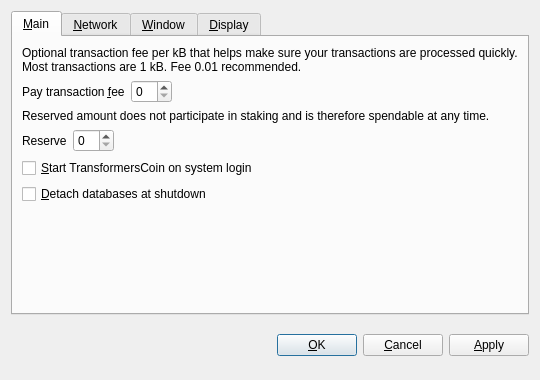
<?xml version="1.0" encoding="UTF-8"?>
<ui version="4.0">
 <class>OptionsDialog</class>
 <widget class="QDialog" name="OptionsDialog">
  <property name="geometry">
   <rect>
    <x>0</x>
    <y>0</y>
    <width>540</width>
    <height>380</height>
   </rect>
  </property>
  <property name="windowTitle">
   <string>Options</string>
  </property>
  <property name="modal">
   <bool>true</bool>
  </property>
  <layout class="QVBoxLayout" name="verticalLayout">
   <item>
    <widget class="QTabWidget" name="tabWidget">
     <property name="tabPosition">
      <enum>QTabWidget::North</enum>
     </property>
     <property name="currentIndex">
      <number>0</number>
     </property>
     <widget class="QWidget" name="tabMain">
      <attribute name="title">
       <string>&amp;Main</string>
      </attribute>
      <layout class="QVBoxLayout" name="verticalLayout_Main">
       <item>
        <widget class="QLabel" name="transactionFeeInfoLabel">
         <property name="text">
          <string>Optional transaction fee per kB that helps make sure your transactions are processed quickly. Most transactions are 1 kB. Fee 0.01 recommended.</string>
         </property>
         <property name="textFormat">
          <enum>Qt::PlainText</enum>
         </property>
         <property name="wordWrap">
          <bool>true</bool>
         </property>
        </widget>
       </item>
       <item>
        <layout class="QHBoxLayout" name="horizontalLayoutFee">
         <item>
          <widget class="QLabel" name="transactionFeeLabel">
           <property name="text">
            <string>Pay transaction &amp;fee</string>
           </property>
           <property name="textFormat">
            <enum>Qt::PlainText</enum>
           </property>
           <property name="buddy">
            <cstring>transactionFee</cstring>
           </property>
          </widget>
         </item>
         <item>
          <widget class="BitcoinAmountField" name="transactionFee"/>
         </item>
         <item>
          <spacer name="horizontalSpacerFee">
           <property name="orientation">
            <enum>Qt::Horizontal</enum>
           </property>
           <property name="sizeHint" stdset="0">
            <size>
             <width>40</width>
             <height>20</height>
            </size>
           </property>
          </spacer>
         </item>
        </layout>
       </item>
       <item>
        <widget class="QLabel" name="reserveBalanceInfoLabel">
         <property name="text">
          <string>Reserved amount does not participate in staking and is therefore spendable at any time.</string>
         </property>
         <property name="textFormat">
          <enum>Qt::PlainText</enum>
         </property>
         <property name="wordWrap">
          <bool>true</bool>
         </property>
        </widget>
       </item>
       <item>
        <layout class="QHBoxLayout" name="horizontalLayoutReserveBalance">
         <item>
          <widget class="QLabel" name="reserveBalanceLabel">
           <property name="text">
            <string>Reserve</string>
           </property>
           <property name="textFormat">
            <enum>Qt::PlainText</enum>
           </property>
           <property name="buddy">
            <cstring>reserveBalance</cstring>
           </property>
          </widget>
         </item>
         <item>
          <widget class="BitcoinAmountField" name="reserveBalance"/>
         </item>
         <item>
          <spacer name="horizontalSpacerReserveBalance">
           <property name="orientation">
            <enum>Qt::Horizontal</enum>
           </property>
           <property name="sizeHint" stdset="0">
            <size>
             <width>40</width>
             <height>20</height>
            </size>
           </property>
          </spacer>
         </item>
        </layout>
       </item>
       <item>
        <widget class="QCheckBox" name="bitcoinAtStartup">
         <property name="toolTip">
          <string>Automatically start TransformersCoin after logging in to the system.</string>
         </property>
         <property name="text">
          <string>&amp;Start TransformersCoin on system login</string>
         </property>
        </widget>
       </item>
       <item>
        <widget class="QCheckBox" name="detachDatabases">
         <property name="toolTip">
          <string>Detach block and address databases at shutdown. This means they can be moved to another data directory, but it slows down shutdown. The wallet is always detached.</string>
         </property>
         <property name="text">
          <string>&amp;Detach databases at shutdown</string>
         </property>
        </widget>
       </item>
       <item>
        <spacer name="verticalSpacer_Main">
         <property name="orientation">
          <enum>Qt::Vertical</enum>
         </property>
         <property name="sizeHint" stdset="0">
          <size>
           <width>20</width>
           <height>40</height>
          </size>
         </property>
        </spacer>
       </item>
      </layout>
     </widget>
     <widget class="QWidget" name="tabNetwork">
      <attribute name="title">
       <string>&amp;Network</string>
      </attribute>
      <layout class="QVBoxLayout" name="verticalLayout_Network">
       <item>
        <widget class="QCheckBox" name="mapPortUpnp">
         <property name="toolTip">
          <string>Automatically open the TransformersCoin client port on the router. This only works when your router supports UPnP and it is enabled.</string>
         </property>
         <property name="text">
          <string>Map port using &amp;UPnP</string>
         </property>
        </widget>
       </item>
       <item>
        <widget class="QCheckBox" name="connectSocks">
         <property name="toolTip">
          <string>Connect to the TransformersCoin network through a SOCKS proxy (e.g. when connecting through Tor).</string>
         </property>
         <property name="text">
          <string>&amp;Connect through SOCKS proxy:</string>
         </property>
        </widget>
       </item>
       <item>
        <layout class="QHBoxLayout" name="horizontalLayout_Network">
         <item>
          <widget class="QLabel" name="proxyIpLabel">
           <property name="text">
            <string>Proxy &amp;IP:</string>
           </property>
           <property name="textFormat">
            <enum>Qt::PlainText</enum>
           </property>
           <property name="buddy">
            <cstring>proxyIp</cstring>
           </property>
          </widget>
         </item>
         <item>
          <widget class="QValidatedLineEdit" name="proxyIp">
           <property name="maximumSize">
            <size>
             <width>140</width>
             <height>16777215</height>
            </size>
           </property>
           <property name="toolTip">
            <string>IP address of the proxy (e.g. 127.0.0.1)</string>
           </property>
          </widget>
         </item>
         <item>
          <widget class="QLabel" name="proxyPortLabel">
           <property name="text">
            <string>&amp;Port:</string>
           </property>
           <property name="textFormat">
            <enum>Qt::PlainText</enum>
           </property>
           <property name="buddy">
            <cstring>proxyPort</cstring>
           </property>
          </widget>
         </item>
         <item>
          <widget class="QLineEdit" name="proxyPort">
           <property name="maximumSize">
            <size>
             <width>55</width>
             <height>16777215</height>
            </size>
           </property>
           <property name="toolTip">
            <string>Port of the proxy (e.g. 9050)</string>
           </property>
          </widget>
         </item>
         <item>
          <widget class="QLabel" name="socksVersionLabel">
           <property name="text">
            <string>SOCKS &amp;Version:</string>
           </property>
           <property name="textFormat">
            <enum>Qt::PlainText</enum>
           </property>
           <property name="buddy">
            <cstring>socksVersion</cstring>
           </property>
          </widget>
         </item>
         <item>
          <widget class="QValueComboBox" name="socksVersion">
           <property name="toolTip">
            <string>SOCKS version of the proxy (e.g. 5)</string>
           </property>
          </widget>
         </item>
         <item>
          <spacer name="horizontalSpacer_Network">
           <property name="orientation">
            <enum>Qt::Horizontal</enum>
           </property>
           <property name="sizeHint" stdset="0">
            <size>
             <width>40</width>
             <height>20</height>
            </size>
           </property>
          </spacer>
         </item>
        </layout>
       </item>
       <item>
        <spacer name="verticalSpacer_Network">
         <property name="orientation">
          <enum>Qt::Vertical</enum>
         </property>
         <property name="sizeHint" stdset="0">
          <size>
           <width>20</width>
           <height>40</height>
          </size>
         </property>
        </spacer>
       </item>
      </layout>
     </widget>
     <widget class="QWidget" name="tabWindow">
      <attribute name="title">
       <string>&amp;Window</string>
      </attribute>
      <layout class="QVBoxLayout" name="verticalLayout_Window">
       <item>
        <widget class="QCheckBox" name="minimizeToTray">
         <property name="toolTip">
          <string>Show only a tray icon after minimizing the window.</string>
         </property>
         <property name="text">
          <string>&amp;Minimize to the tray instead of the taskbar</string>
         </property>
        </widget>
       </item>
       <item>
        <widget class="QCheckBox" name="minimizeOnClose">
         <property name="toolTip">
          <string>Minimize instead of exit the application when the window is closed. When this option is enabled, the application will be closed only after selecting Quit in the menu.</string>
         </property>
         <property name="text">
          <string>M&amp;inimize on close</string>
         </property>
        </widget>
       </item>
       <item>
        <spacer name="verticalSpacer_Window">
         <property name="orientation">
          <enum>Qt::Vertical</enum>
         </property>
         <property name="sizeHint" stdset="0">
          <size>
           <width>20</width>
           <height>40</height>
          </size>
         </property>
        </spacer>
       </item>
      </layout>
     </widget>
     <widget class="QWidget" name="tabDisplay">
      <attribute name="title">
       <string>&amp;Display</string>
      </attribute>
      <layout class="QVBoxLayout" name="verticalLayout_Display">
       <item>
        <layout class="QHBoxLayout" name="horizontalLayout_1_Display">
         <item>
          <widget class="QLabel" name="langLabel">
           <property name="text">
            <string>User Interface &amp;language:</string>
           </property>
           <property name="textFormat">
            <enum>Qt::PlainText</enum>
           </property>
           <property name="buddy">
            <cstring>lang</cstring>
           </property>
          </widget>
         </item>
         <item>
          <widget class="QValueComboBox" name="lang">
           <property name="toolTip">
            <string>The user interface language can be set here. This setting will take effect after restarting TransformersCoin.</string>
           </property>
          </widget>
         </item>
        </layout>
       </item>
       <item>
        <layout class="QHBoxLayout" name="horizontalLayout_2_Display">
         <item>
          <widget class="QLabel" name="unitLabel">
           <property name="text">
            <string>&amp;Unit to show amounts in:</string>
           </property>
           <property name="textFormat">
            <enum>Qt::PlainText</enum>
           </property>
           <property name="buddy">
            <cstring>unit</cstring>
           </property>
          </widget>
         </item>
         <item>
          <widget class="QValueComboBox" name="unit">
           <property name="toolTip">
            <string>Choose the default subdivision unit to show in the interface and when sending coins.</string>
           </property>
          </widget>
         </item>
        </layout>
       </item>
       <item>
        <widget class="QCheckBox" name="displayAddresses">
         <property name="toolTip">
          <string>Whether to show TransformersCoin addresses in the transaction list or not.</string>
         </property>
         <property name="text">
          <string>&amp;Display addresses in transaction list</string>
         </property>
        </widget>
       </item>
       <item>
        <widget class="QCheckBox" name="coinControlFeatures">
         <property name="toolTip">
          <string>Whether to show coin control features or not.</string>
         </property>
         <property name="text">
          <string>Display coin &amp;control features (experts only!)</string>
         </property>
        </widget>
       </item>
       <item>
        <spacer name="verticalSpacer_Display">
         <property name="orientation">
          <enum>Qt::Vertical</enum>
         </property>
         <property name="sizeHint" stdset="0">
          <size>
           <width>20</width>
           <height>40</height>
          </size>
         </property>
        </spacer>
       </item>
      </layout>
     </widget>
    </widget>
   </item>
   <item>
    <layout class="QHBoxLayout" name="horizontalLayout_Buttons">
     <item>
      <spacer name="horizontalSpacer_1">
       <property name="orientation">
        <enum>Qt::Horizontal</enum>
       </property>
       <property name="sizeHint" stdset="0">
        <size>
         <width>40</width>
         <height>48</height>
        </size>
       </property>
      </spacer>
     </item>
     <item>
      <widget class="QLabel" name="statusLabel">
       <property name="font">
        <font>
         <weight>50</weight>
         <bold>false</bold>
        </font>
       </property>
       <property name="text">
        <string/>
       </property>
       <property name="textFormat">
        <enum>Qt::PlainText</enum>
       </property>
       <property name="wordWrap">
        <bool>true</bool>
       </property>
      </widget>
     </item>
     <item>
      <spacer name="horizontalSpacer_2">
       <property name="orientation">
        <enum>Qt::Horizontal</enum>
       </property>
       <property name="sizeHint" stdset="0">
        <size>
         <width>40</width>
         <height>48</height>
        </size>
       </property>
      </spacer>
     </item>
     <item>
      <widget class="QPushButton" name="okButton">
       <property name="text">
        <string>&amp;OK</string>
       </property>
      </widget>
     </item>
     <item>
      <widget class="QPushButton" name="cancelButton">
       <property name="text">
        <string>&amp;Cancel</string>
       </property>
       <property name="autoDefault">
        <bool>false</bool>
       </property>
      </widget>
     </item>
     <item>
      <widget class="QPushButton" name="applyButton">
       <property name="text">
        <string>&amp;Apply</string>
       </property>
       <property name="autoDefault">
        <bool>false</bool>
       </property>
      </widget>
     </item>
    </layout>
   </item>
  </layout>
 </widget>
 <customwidgets>
  <customwidget>
   <class>BitcoinAmountField</class>
   <extends>QSpinBox</extends>
   <header>bitcoinamountfield.h</header>
   <container>1</container>
  </customwidget>
  <customwidget>
   <class>QValueComboBox</class>
   <extends>QComboBox</extends>
   <header>qvaluecombobox.h</header>
  </customwidget>
  <customwidget>
   <class>QValidatedLineEdit</class>
   <extends>QLineEdit</extends>
   <header>qvalidatedlineedit.h</header>
  </customwidget>
 </customwidgets>
 <resources/>
 <connections/>
</ui>
